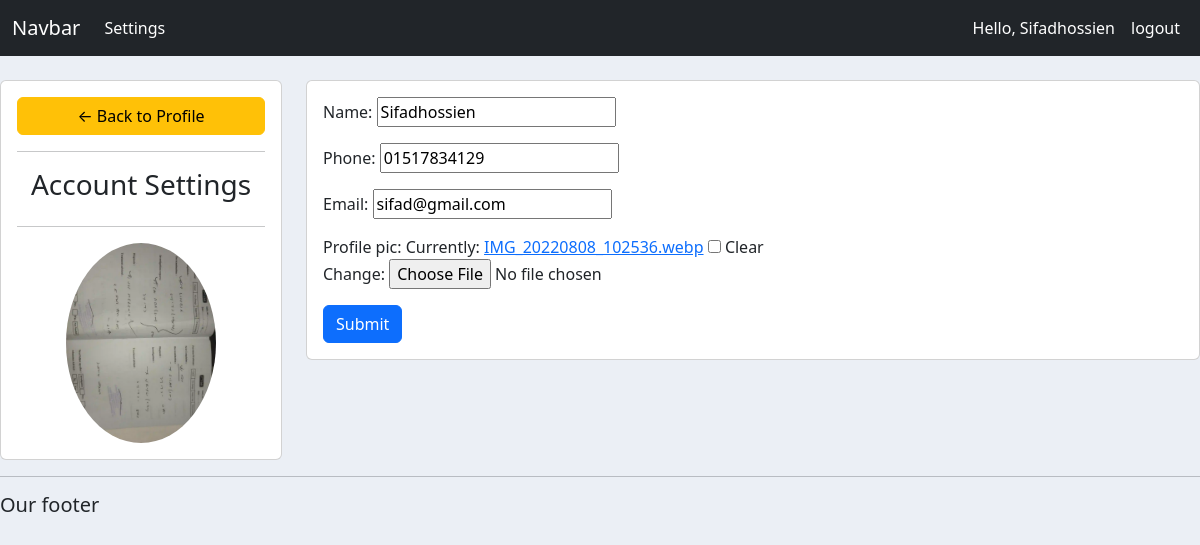
The app's page /users/user-setting/ (signed in) with its own data.
### accounts/models.py (models this page shows, shortened)
class Customer(models.Model):
    user = models.OneToOneField(User, on_delete=models.CASCADE, null=True)
    name = models.CharField(max_length=200, null=True)
    phone = models.CharField(max_length=200, null=True)
    email = models.EmailField(max_length=200, null=True)
    profile_pic=models.ImageField(null=True, blank=True)
    date_created = models.DateTimeField(auto_now_add=True, null=True)
    @property
    def imgURL(self):
        try:
            img = self.profile_pic.url
        except:
            img = ''
        return img

### users/decorators.py (the view)
        def wrapper_func(request, *args, **kwargs):
            group=None
            if request.user.groups.exists():
                group=request.user.groups.all()[0].name
            if group in allowed_roles:
                return view_func(request, *args, **kwargs)
            else:
                return HttpResponse('You are not allow this page')

### accounts/forms.py
class CustomerForm(ModelForm):
    class Meta:
        model = Customer
        fields = '__all__'
        exclude = ['user']

### users/views.py (called while the page is built)
@allowed_users(allowed_roles=['customer'])
def userSetting(request):
    customer = request.user.customer
    form = CustomerForm(instance=customer)
    if request.method == 'POST':
        form = CustomerForm(request.POST, request.FILES, instance=customer)
        if form.is_valid():
            form.save()
            return redirect('user-account')
    context = {'form':form}
    return render(request, 'users/setting.html', context)

### users/templates/users/setting.html (shortened to what this page needs)
{% extends 'accounts/main.html' %}
{% load static %}
{% block content %}
<br>
<div class="row">
    <div class="col-md-3">
        <div class="card card-body">
            <a class="btn btn-warning" href="{% url 'user-account' %}">&#8592; Back to Profile</a>
            <hr>
            <h3 style="text-align: center;">Account Settings</h3>
            <hr>
            <img class="profile-pic" src="{{request.user.customer.imgURL}}">
        </div>
    </div>
    <div class="col-md-9">
        <div class="card card-body">
            <form method="POST" action="" enctype="multipart/form-data">
				{{form.as_p}}
			<input class="btn btn-primary" type="submit" name="Update Information">
			</form>
        </div>
    </div>
</div>
{% endblock content %}

### accounts/templates/accounts/navbar.html (shortened to what this page needs)
<nav class="navbar navbar-expand-lg bg-dark navbar-dark">
    <div class="container-fluid">
      <a class="navbar-brand" href="#">Navbar</a>
      <div class="collapse navbar-collapse" id="navbarSupportedContent">
        <ul class="navbar-nav me-auto mb-2 mb-lg-0">
          {% if request.user.is_staff %}
          <li class="nav-item">
            <a class="nav-link active" aria-current="page" href="{% url 'dashboard' %}">Dashboard</a>
          </li>
          <li class="nav-item">
            <a class="nav-link active" href="{% url 'products' %}">Products</a>
          </li>
          {% else %}
          <li class="nav-item">
            <a class="nav-link active" href="{% url 'user-setting' %}">Settings</a>
          </li>
          {% endif %}
        </ul>
        <ul class="navbar-nav ml-auto">
          {% if request.user.is_authenticated %}
          <li class="nav-item">
            <span class="nav-link active"> Hello, {{request.user}}</span>
          </li>
          <li class="nav-item">
            <a class="nav-link active" href="{% url 'logout' %}">logout</a>
          </li>
          {% endif %}
        </ul>
      </div>
    </div>
  </nav>

### static/css/style.css (style rules this page uses)
body { background-color: #ebeff5; }

### users/templates/users/setting.html (style rules this page uses)
.profile-pic { max-width: 200px; max-height:200px; margin: 0 auto; border-radius: 50%; }

### records on screen
Customer: name "Sifadhossien", phone "01517834129", email "sifad@gmail.com"

### other values on screen
{{ request.user }} "Sifadhossien"
